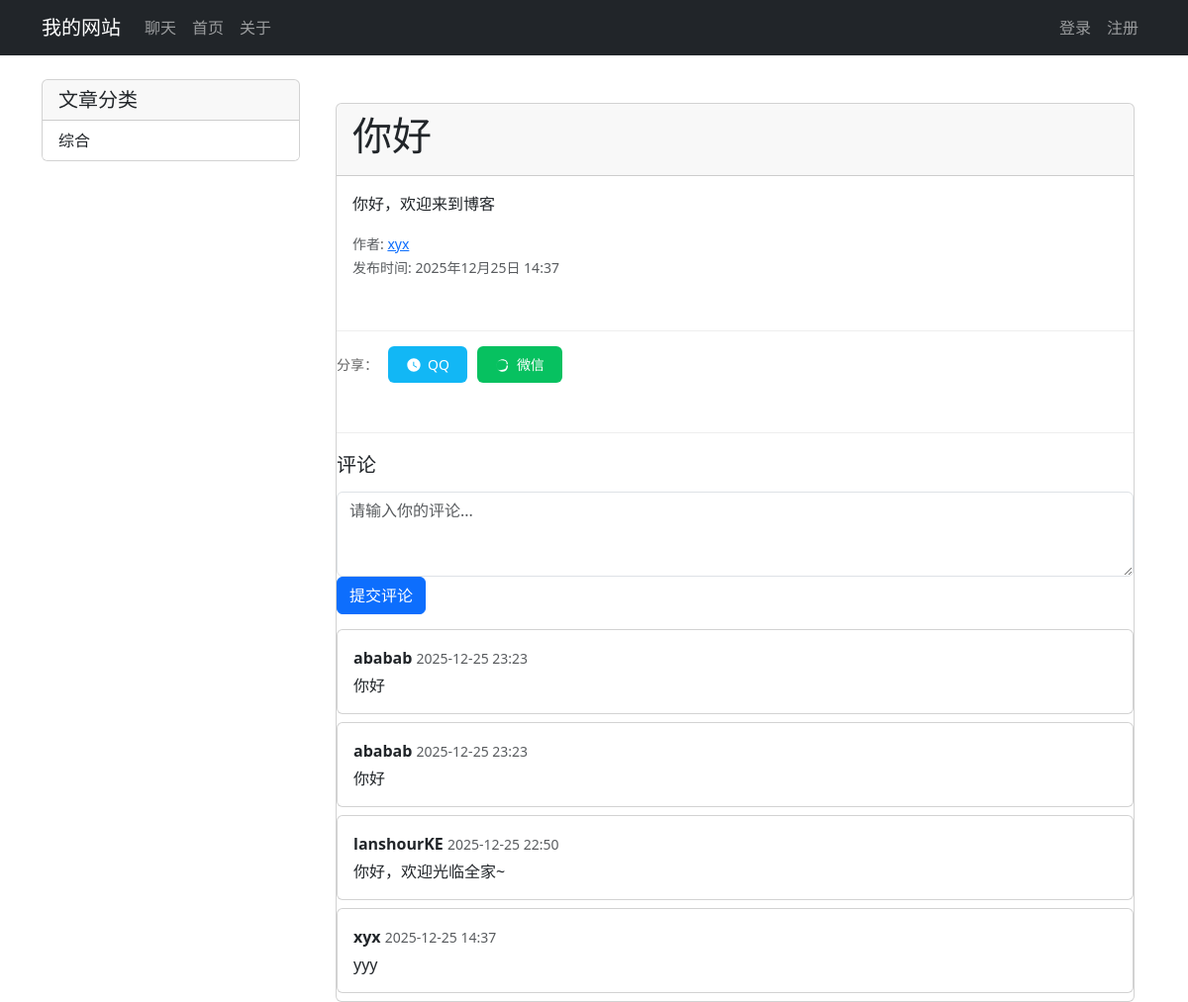
Screenshot of /post/detail/1/ with the database file from the repository.
### post/models.py (models this page shows, shortened)
class Post(models.Model):
    views = models.PositiveIntegerField(default=0, verbose_name="阅读量")
    def increase_views(self):
        self.views += 1
        self.save(update_fields=['views'])
    title = models.CharField(
        max_length=200,
        verbose_name="文章标题",
        help_text="标题长度不超过200字"
    )
    content = models.TextField(
        verbose_name="文章内容",
        help_text="支持纯文本/HTML格式"
    )
    author = models.ForeignKey(
        settings.AUTH_USER_MODEL,
        on_delete=models.CASCADE,  # 作者删除，文章也删除
        verbose_name="文章作者",
        related_name="posts"       # 反向查询：user.posts 查看该用户所有文章
    )
    category = models.ForeignKey(
        Category,
        on_delete=models.SET_NULL,
        null=True,
        blank=True,
        verbose_name="文章分类",
        related_name="posts"
    )
    is_published = models.BooleanField(
        default=True,
        verbose_name="是否发布",
        help_text="取消勾选则仅自己可见"
    )
    created_at = models.DateTimeField(
        auto_now_add=True,
        verbose_name="创建时间"
    )
    updated_at = models.DateTimeField(
        auto_now=True,
        verbose_name="更新时间"
    )
    class Meta:
        verbose_name = "博客文章"
        verbose_name_plural = "博客文章"
        ordering = ["-created_at"]  # 新文章在前

class Comment(models.Model):
    post = models.ForeignKey(
        Post,
        on_delete=models.CASCADE,
        verbose_name="关联文章",
        related_name="comments"  # 反向查询：post.comments 查看该文章所有评论
    )
    author = models.ForeignKey(
        settings.AUTH_USER_MODEL,
        on_delete=models.CASCADE,
        verbose_name="评论者"
    )
    content = models.TextField(
        verbose_name="评论内容",
        help_text="请勿发布违规内容"
    )
    created_at = models.DateTimeField(
        auto_now_add=True,
        verbose_name="评论时间"
    )
    class Meta:
        verbose_name = "文章评论"
        verbose_name_plural = "文章评论"
        ordering = ["-created_at"]  # 新评论在前

### account/models.py (models this page shows)
class User(AbstractUser):
    groups = models.ManyToManyField(
        'auth.Group',
        related_name='account_user_groups',  # 唯一命名
        blank=True
    )
    user_permissions = models.ManyToManyField(
        'auth.Permission',
        related_name='account_user_permissions',  # 唯一命名
        blank=True
    )
    class Meta:
        verbose_name = '用户'
        verbose_name_plural = '用户'

### post/views.py (the view)
# urls.py: path("detail/<int:pk>/", views.post_detail, name="post_detail"),
def post_detail(request, pk):
    post = get_object_or_404(Post, pk=pk, is_published=True)
    post.increase_views()
    comments = Comment.objects.filter(post=post).order_by('-created_at')
    return render(request, 'post/detail.html', {
        'post': post,
        'comments': comments,
    })

### templates/post/detail.html (shortened to what this page needs)
{% extends "base.html" %}
{% load static %}
{% block content %}
<div class="container mt-4">
    <div class="card">
        <div class="card-header">
            <h1>{{ post.title }}</h1>
        </div>
        <div class="card-body">
            <p class="card-text">{{ post.content }}</p>
            <p class="card-text">
                <small class="text-muted">作者: <a href="{% url 'account:user_profile' post.author.username %}">{{ post.author.username }}</a></small>
                <br>
                <small class="text-muted">发布时间: {{ post.created_at }}</small>
</div>
            <div style="margin: 20px 0; display: flex; gap: 10px; align-items: center; padding-top: 15px; border-top: 1px solid #eee;">
                <span style="font-size: 14px; color: #666;">分享：</span>
                <button onclick="shareToQQ()"
                    style="padding: 8px 18px; background: #12B7F5; color: white; border: none; border-radius: 6px; cursor: pointer; display: flex; align-items: center; gap: 6px; font-size: 14px;">
                    <svg width="16" height="16" viewBox="0 0 24 24" fill="none" xmlns="http://www.w3.org/2000/svg">
                        <path d="M12 2C6.48 2 2 6.48 2 12C2 17.52 6.48 22 12 22C17.52 22 22 17.52 22 12C22 6.48 17.52 2 12 2ZM16.2 16.2L11 13V7H12.5V12.2L17 14.9L16.2 16.2Z" fill="white"/>
                    </svg>
                    QQ
                </button>
                <button onclick="shareToWechat()"
                    style="padding: 8px 18px; background: #07C160; color: white; border: none; border-radius: 6px; cursor: pointer; display: flex; align-items: center; gap: 6px; font-size: 14px;">
                    微信
                </button>
            </div>
<div style="margin-top: 30px; padding-top: 20px; border-top: 1px solid #eee;">
    <h5>评论</h5>
    <form method="post" action="{% url 'post:comment' post.id %}" style="margin: 15px 0;">
        <div class="form-group">
            <textarea name="content" class="form-control" rows="3" placeholder="请输入你的评论..." required></textarea>
        </div>
        <button type="submit" class="btn btn-primary">提交评论</button>
    </form>
    <div class="comment-list">
        {% with post_id=post.id %}
            {% for comment in comments %}
                {% if comment.post_id == post_id %}
                    <div class="card mb-2">
                        <div class="card-body p-3">
                            <p class="mb-1"><strong>{{ comment.author.username }}</strong> <small class="text-muted">{{ comment.created_at|date:"Y-m-d H:i" }}</small></p>
                            <p class="mb-0">{{ comment.content }}</p>
                        </div>
                    </div>
                {% endif %}
            {% empty %}
                <p>暂无评论，快来抢沙发~</p>
            {% endfor %}
        {% endwith %}
    </div>
</div>
        </div>
    </div>
</div>
{% endblock %}

### templates/base.html (shortened to what this page needs)
<!DOCTYPE html>
<html lang="zh-CN">
<head>
    <link href="https://cdn.jsdelivr.net/npm/bootstrap@5.3.0/dist/css/bootstrap.min.css" rel="stylesheet">
    <link rel="stylesheet" href="https://cdn.jsdelivr.net/npm/font-awesome@4.7.0/css/font-awesome.min.css">
</head>
<body>
    <nav class="navbar navbar-expand-lg navbar-dark bg-dark">
        <div class="container">
            <a class="navbar-brand" href="/">我的网站</a>
            <div class="collapse navbar-collapse">
                <ul class="navbar-nav me-auto">
                    <li class="nav-item">
                        <a class="nav-link" href="{% url 'chat:index' %}">聊天</a>
                    </li>
                    <li class="nav-item">
                        <a class="nav-link" href="{% url 'post:index' %}">首页</a>
                    </li>
                    <li class="nav-item">
                        <a class="nav-link" href="{% url 'post:about' %}">关于</a>
                    </li>
                </ul>
                <div class="navbar-nav">
                    {% if user.is_authenticated %}
                        <span class="nav-link disabled">欢迎，{{ user.username }}</span>
                        <a class="nav-link" href="{% url 'admin:index' %}">后台</a>
                        <a class="nav-link" href="{% url 'account:logout' %}">退出登录</a>
                    {% else %}
                        <a class="nav-link" href="{% url 'account:login' %}">登录</a>
                        <a class="nav-link" href="{% url 'account:register' %}">注册</a>
                    {% endif %}
                </div>
            </div>
        </div>
    </nav>
    <div class="container mt-4">
        <div class="row">
            <div class="col-md-3">
                {% with categories=Category.objects.all %}
                    {% include "post/category_sidebar.html" %}
                {% endwith %}
            </div>
            <div class="col-md-9">
                {% block content %}{% endblock %}
            </div>
        </div>
</body>
</html>

### templates/post/category_sidebar.html (shortened to what this page needs)
<div class="card mb-4">
    <div class="card-header">
        <h5 class="mb-0">文章分类</h5>
    </div>
    <div class="list-group list-group-flush">
        <a href="{% url 'post:index' %}" class="list-group-item list-group-item-action">
            综合
        </a>
    </div>
</div>

### rows the page displays
Post: title "你好", content "你好，欢迎来到博客", author.username "xyx", created_at "2025年12月25日 14:37"
Comment: author.username "ababab", created_at "2025-12-25 23:23", content "你好"
Comment: author.username "ababab", created_at "2025-12-25 23:23", content "你好"
Comment: author.username "lanshourKE", created_at "2025-12-25 22:50", content "你好，欢迎光临全家~"
Comment: author.username "xyx", created_at "2025-12-25 14:37", content "yyy"
